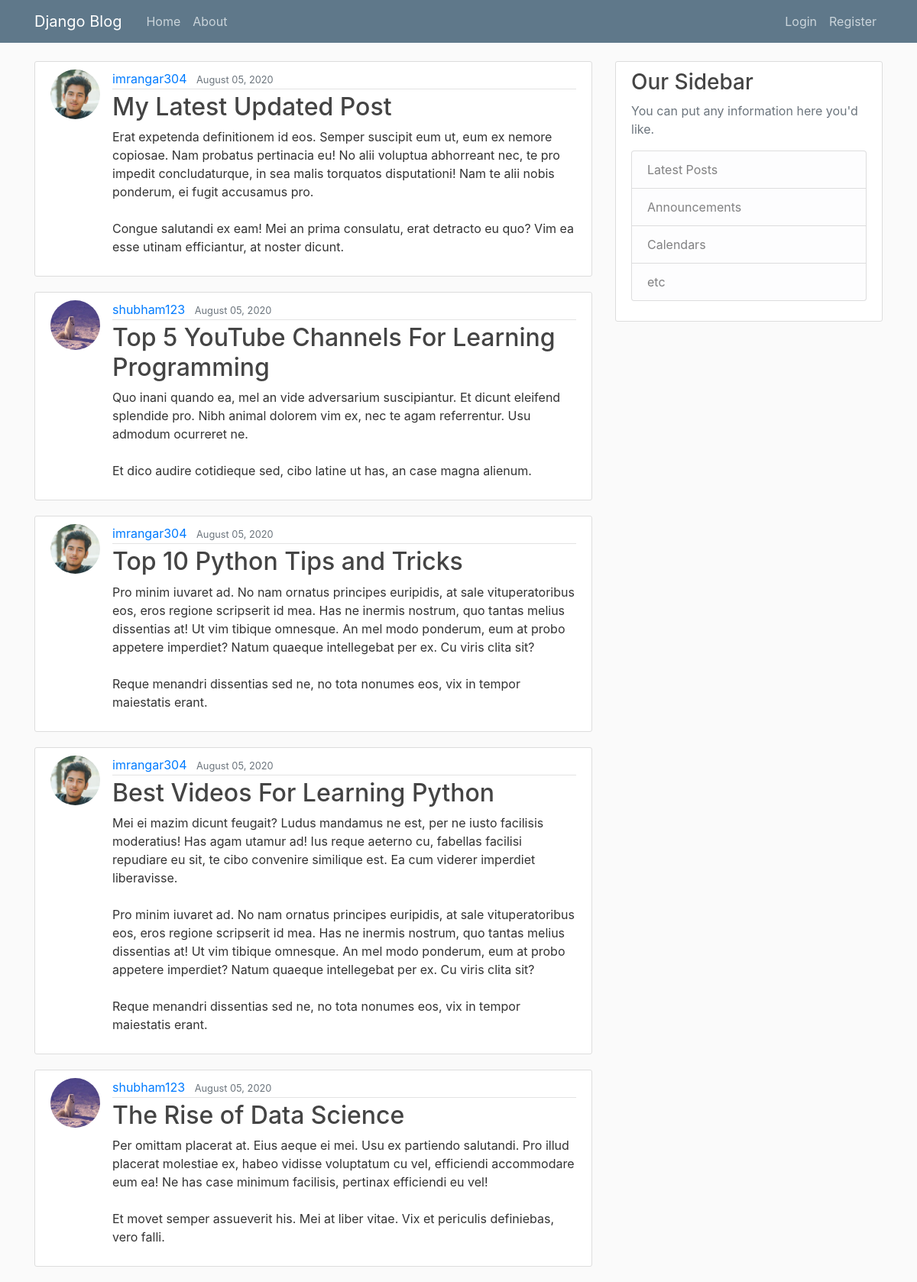
The page / on the database its author committed.
### blog/models.py (models this page shows, shortened)
class Post(models.Model):
    title = models.CharField(max_length=100)
    content = models.TextField()
    date_posted = models.DateTimeField(default=timezone.now)
    author = models.ForeignKey(User,on_delete=models.CASCADE)

### users/models.py (models this page shows, shortened)
class Profile(models.Model):
    user = models.OneToOneField(User, on_delete=models.CASCADE)
    image = models.ImageField(default='default.jpg', upload_to='profile_pics')

### blog/views.py (the view)
# urls.py: path('',PostListView.as_view(),name='blog-home'),
class PostListView(ListView):
    model = Post
    template_name =  'blog/home.html' # <app>/<model>_<viewtype>.html
    context_object_name='posts'
    ordering = ['-date_posted']
    paginate_by = 5

### blog/templates/blog/home.html
{% extends "blog/base.html" %}
{% block content %}
      {% for post in posts %}
        <article class="media content-section">
          <img class="rounded-circle article-img" src="{{ post.author.profile.image.url }}">
          <div class="media-body">
            <div class="article-metadata">
              <a class="mr-2" href="#">{{ post.author }}</a>
              <small class="text-muted">{{ post.date_posted|date:"F d, Y" }}</small>
            </div>
            <h2><a class="article-title" href="{% url 'post-detail' post.id %}">{{ post.title }}</a></h2>
            <p class="article-content">{{ post.content }}</p>
          </div>
        </article>
      {% endfor %}
{% endblock content %}

### blog/templates/blog/base.html (shortened to what this page needs)
{% load static %}
<!DOCTYPE html>
<html>
  <head>
    <link rel="stylesheet" href="https://maxcdn.bootstrapcdn.com/bootstrap/4.0.0/css/bootstrap.min.css">
    <link rel="stylesheet" type="text/css" href="{% static 'blog/main.css' %}">
  </head>
  <body>
        <header class="site-header">
          <nav class="navbar navbar-expand-md navbar-dark bg-steel fixed-top">
            <div class="container">
              <a class="navbar-brand mr-4" href="{% url 'blog-home' %}">Django Blog</a>
              <div class="collapse navbar-collapse" id="navbarToggle">
                <div class="navbar-nav mr-auto">
                  <a class="nav-item nav-link" href="{% url 'blog-home' %}">Home</a>
                  <a class="nav-item nav-link" href="{% url 'blog-about' %}">About</a>
                </div>
                <div class="navbar-nav">
                  {% if user.is_authenticated %}
                    <a class="nav-item nav-link" href="{% url 'post-create' %}">New Post</a>
                    <a class="nav-item nav-link" href="{% url 'profile' %}">Profile</a>
                    <a class="nav-item nav-link" href="{% url 'logout' %}">Logout</a>
                  {% else %}
                    <a class="nav-item nav-link" href="{% url 'login' %}">Login</a>
                    <a class="nav-item nav-link" href="{% url 'register' %}">Register</a>
                  {% endif %}
                </div>
              </div>
            </div>
          </nav>
        </header>
        <main role="main" class="container">
            <div class="row">
              <div class="col-md-8">
                {% block content %}{% endblock %}
              </div>
              <div class="col-md-4">
                <div class="content-section">
                  <h3>Our Sidebar</h3>
                  <p class='text-muted'>You can put any information here you'd like.
                    <ul class="list-group">
                      <li class="list-group-item list-group-item-light">Latest Posts</li>
                      <li class="list-group-item list-group-item-light">Announcements</li>
                      <li class="list-group-item list-group-item-light">Calendars</li>
                      <li class="list-group-item list-group-item-light">etc</li>
                    </ul>
                  </p>
                </div>
              </div>
            </div>
        </main>
  </body>
</html>

### blog/static/blog/main.css (style rules this page uses)
body { background: #fafafa; color: #333333; margin-top: 5rem; }
h1, h2, h3, h4, h5, h6 { color: #444444; }
ul { margin: 0; }
.bg-steel { background-color: #5f788a; }
.site-header .navbar-nav .nav-link { color: #cbd5db; }
.content-section { background: #ffffff; padding: 10px 20px; border: 1px solid #dddddd; border-radius: 3px; margin-bottom: 20px; }
.article-title { color: #444444; }
.article-content { white-space: pre-line; }
.article-img { height: 65px; width: 65px; margin-right: 16px; }
.article-metadata { padding-bottom: 1px; margin-bottom: 4px; border-bottom: 1px solid #e3e3e3 }

### rows shown on the page
Post: author.profile.image (picture), author "imrangar304", date_posted "August 05, 2020", title "My Latest Updated Post", content "Erat expetenda definitionem id eos. Semper suscipit eum ut, eum ex nemore copiosae. Nam probatus pertinacia eu! No alii voluptua abhorreant nec, te pro impedit concludaturque, in sea malis torquatos disputationi! Nam te alii nobis ponderum, ei fugit accusamus pro. Congue salutandi ex eam! Mei an prima consulatu, erat detracto eu quo? Vim ea esse utinam efficiantur, at noster dicunt."
Post: author.profile.image (picture), author "shubham123", date_posted "August 05, 2020", title "Top 5 YouTube Channels For Learning Programming", content "Quo inani quando ea, mel an vide adversarium suscipiantur. Et dicunt eleifend splendide pro. Nibh animal dolorem vim ex, nec te agam referrentur. Usu admodum ocurreret ne. Et dico audire cotidieque sed, cibo latine ut has, an case magna alienum."
Post: author.profile.image (picture), author "imrangar304", date_posted "August 05, 2020", title "Top 10 Python Tips and Tricks", content "Pro minim iuvaret ad. No nam ornatus principes euripidis, at sale vituperatoribus eos, eros regione scripserit id mea. Has ne inermis nostrum, quo tantas melius dissentias at! Ut vim tibique omnesque. An mel modo ponderum, eum at probo appetere imperdiet? Natum quaeque intellegebat per ex. Cu viris clita sit? Reque menandri dissentias sed ne, no tota nonumes eos, vix in tempor maiestatis erant."
Post: author.profile.image (picture), author "imrangar304", date_posted "August 05, 2020", title "Best Videos For Learning Python", content "Mei ei mazim dicunt feugait? Ludus mandamus ne est, per ne iusto facilisis moderatius! Has agam utamur ad! Ius reque aeterno cu, fabellas facilisi repudiare eu sit, te cibo convenire similique est. Ea cum viderer imperdiet liberavisse. Pro minim iuvaret ad. No nam ornatus principes euripidis, at sale vituperatoribus eos, eros regione scripserit id mea. Has ne inermis nostrum, quo tantas melius dissentias at! Ut vim tibique omnesque. An mel modo ponderum, eum at probo appetere imperdiet? Natum quaeque intellegebat per ex. Cu viris clita sit? Reque menandri dissentias sed ne, no tota nonumes eos, vix in tempor maiestatis erant."
Post: author.profile.image (picture), author "shubham123", date_posted "August 05, 2020", title "The Rise of Data Science", content "Per omittam placerat at. Eius aeque ei mei. Usu ex partiendo salutandi. Pro illud placerat molestiae ex, habeo vidisse voluptatum cu vel, efficiendi accommodare eum ea! Ne has case minimum facilisis, pertinax efficiendi eu vel! Et movet semper assueverit his. Mei at liber vitae. Vix et periculis definiebas, vero falli."
